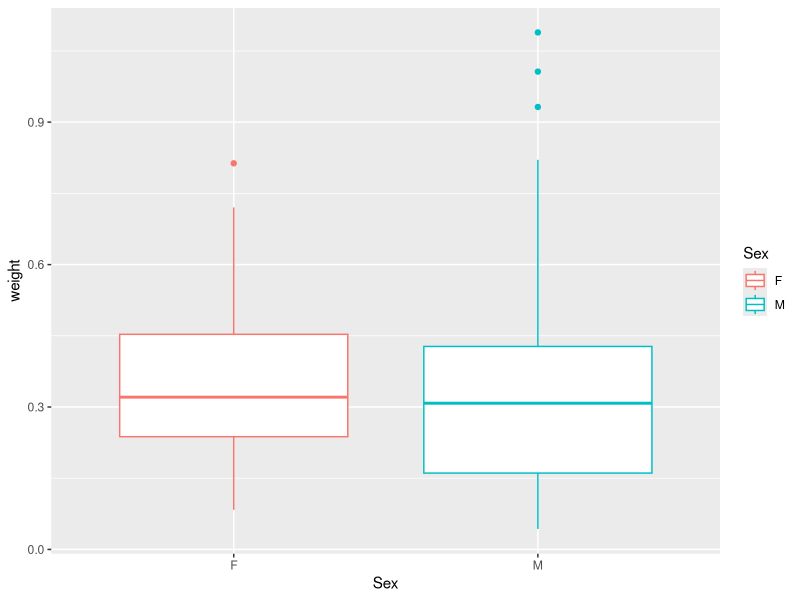

Recreate this plot in R.
## ---- chunk 1
library(tidyverse)
data <- read_csv('raw_data/data.csv')
data
## ---- chunk 2
library(ggplot2)
ggplot(data, aes(x = Sex, y = weight, color = Sex)) +
  geom_boxplot()
